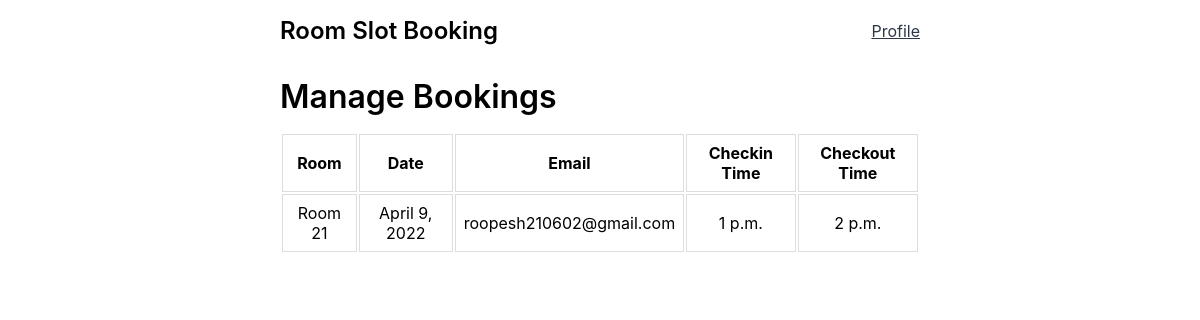
/manage/bookings (signed in), run on the app's committed database.
### base/models.py (models this page shows, shortened)
class Booking(models.Model):
    user = models.ForeignKey(User, on_delete=models.DO_NOTHING)
    room = models.ForeignKey(Room, on_delete=models.CASCADE)

class Room(models.Model):
    name = models.CharField(max_length=30)
    date =  models.DateField()
    defined_check_in_time =  models.TimeField()
    defined_check_out_time = models.TimeField()
    advance_booking = models.IntegerField(default = 3)
    booked = models.BooleanField(default = False)
    USERNAME_FIELD = 'name'
    class Meta:
        ordering = ['date', 'defined_check_in_time']

class User(AbstractBaseUser):
    email = models.EmailField(
        verbose_name='email address',
        max_length=255,
        unique=True,
    )
    is_active = models.BooleanField(default=True)
    staff = models.BooleanField(default=False) # a admin user; non super-user
    admin = models.BooleanField(default=False) # a superuser
    USERNAME_FIELD = 'email'
    REQUIRED_FIELDS = [] # Email & Password are required by default.
    objects = UserManager()

### base/views.py (the view)
# urls.py: path('manage/bookings', views.viewBookings, name='bookings'),
@login_required(redirect_field_name='/signin')
def viewBookings(request):
    all_bookings = Booking.objects.all()
    print(all_bookings)
    context = {'bookings': all_bookings}
    return render(request, 'base/bookings.html', context)

### base/templates/base/bookings.html (shortened to what this page needs)
{% extends 'layout.html' %}
{% block content %}
<div class="bookings-wrapper">
  <h1>Manage Bookings</h1>
  {% if not bookings %}
  <div class="info-wrapper">
    <p class="info">No bookings found!</p>
  </div>
  {% else %}
  <div class="table-wrapper">
    <table>
      <tr>
        <th>Room</th>
        <th>Date</th>
        <th>Email</th>
        <th>Checkin Time</th>
        <th>Checkout Time</th>
      </tr>
      {% for booking in bookings %}
      <tr>
        <td>{{booking.room.name}}</td>
        <td>{{booking.room.date}}</td>
        <td>{{booking.user.email}}</td>
        <td>{{booking.room.defined_check_in_time}}</td>
        <td>{{booking.room.defined_check_out_time}}</td>
      </tr>
      {% endfor%}
    </table>
  </div>
  {% endif %}
</div>
{% endblock content %}

### static/styles/layout.css (style rules this page uses)
* { margin: 0; padding: 0; border: 0; }
body { font-family: -apple-system, BlinkMacSystemFont, "Segoe UI", Roboto, Oxygen, Ubuntu, Cantarell, "Open Sans", "Helvetica Neue", sans-serif; text-align: center; }
h1 { font-size: 1.625rem; font-weight: 500; }
@media only screen and (min-width: 640px) { h1 { font-size: 2rem; font-weight: 600; } }

### base/templates/base/bookings.html (style rules this page uses)
.table-wrapper { overflow-x: auto; margin: 1rem auto; }
table { width: 100%; text-align: center; }
th, td { border: 1px solid #ddd; padding: 0.5rem; }

### data on the page
Booking: room.name "Room 21", room "April 9, 2022", user.email "roopesh210602@gmail.com", room.defined_check_in_time "1 p.m.", room.defined_check_out_time "2 p.m."
